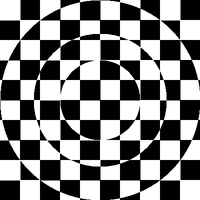

Python code for this plot:
from PIL import Image
from math import sqrt, sin

side = 400
dd = 400 // 5 # side of four patches

img = Image.new('RGB', (side,side), 'white')
pixels = img.load()

# Generate checkers
for i in range(side):
    for j in range(side):
        c = (255,255,255)
        if    i % dd < dd/2 and j % dd > dd/2 \
           or i % dd > dd/2 and j % dd < dd/2:
            c = (0,0,0)
        
        pixels[i, j] = c

# Invert colors in circles of various radius
for k in [5,3,2]:
    for i in range(-side//2, side//2):
        for j in range(-side//2, side//2):
            if sqrt(i*i + j*j) < side//k:
                x, y = side//2 + i, side//2 + j
                if pixels[x,y] == (0,0,0):
                    pixels[x,y] = (255,255,255)
                else:
                    pixels[x,y] = (0,0,0)

img = img.resize((side // 2, side // 2), Image.ANTIALIAS)
img.save('c_checkers.png')
